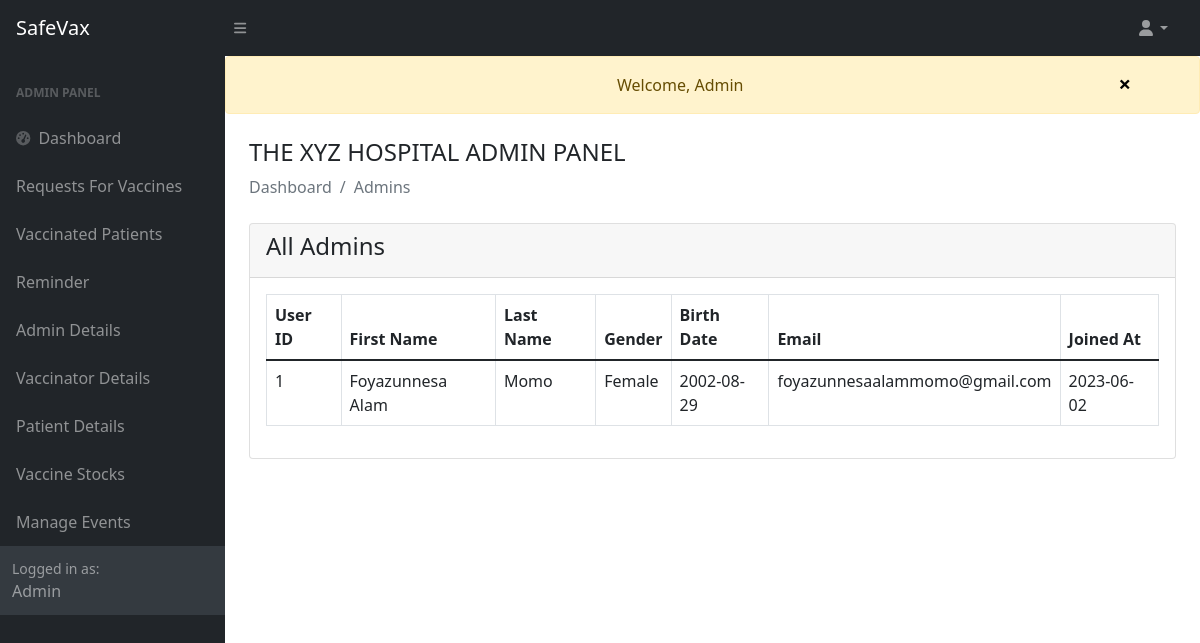
The page /admin/view-admin.php (signed in) on the database its author committed.
### tables this page shows
CREATE TABLE `user` (
  `u_id` int(191) NOT NULL,
  `u_firstname` varchar(191) NOT NULL,
  `u_lastname` varchar(191) NOT NULL,
  `u_ffirstname` varchar(191) NOT NULL,
  `u_flastname` varchar(191) NOT NULL,
  `u_fnid` varchar(191) NOT NULL,
  `u_email` varchar(191) NOT NULL,
  `u_dob` date NOT NULL,
  `u_gender` varchar(10) NOT NULL,
  `u_division` varchar(191) NOT NULL,
  `u_password` varchar(191) NOT NULL,
  `u_role` tinyint(5) NOT NULL DEFAULT 0,
  `dateofcreation` date NOT NULL DEFAULT current_timestamp()
);

### admin/view-admin.php (the view)
<?php
include('authentication.php');
include('includes/header.php');
include('../message.php');
?>
<div class="container-fluid px-4">
    <h4 class="mt-4">THE XYZ HOSPITAL ADMIN PANEL</h4>
        <ol class="breadcrumb mb-4">
            <li class="breadcrumb-item active">Dashboard</li>
            <li class="breadcrumb-item active">Admins</li>
        </ol>
    <div class="row">
      <div class = "col-md-12">
        <div class="card">
            <div class="card-header">
              <h4>All Admins</h4>
            </div>
            <div class="card-body">
             <table class="table table-bordered" id="dataTable" width="100%" cellspacing="0">
               <thead>
                <tr>
                    <th>User ID</th>
                    <th>First Name</th>
                    <th>Last Name</th>
                    <th>Gender</th>
                    <th>Birth Date</th>
                    <th>Email</th>
                    <th>Joined At</th>
                </tr>
               </thead>
               <tbody>
                <?php
                $query = "SELECT * FROM user where u_role = 1 ";
                $query_run = mysqli_query($con, $query);
                if(mysqli_num_rows($query_run)>0)
                {
                foreach($query_run as $row)
                {
                ?>
                  <tr>
                    <td><?= $row['u_id']; ?></td>
                    <td><?= $row['u_firstname']; ?></td>
                    <td><?= $row['u_lastname']; ?></td>
                    <td><?= $row['u_gender']; ?></td>
                    <td><?= $row['u_dob']; ?></td>
                    <td><?= $row['u_email']; ?></td>
                    <td><?= $row['dateofcreation']; ?></td>
                  </tr>
                <?php
                }
              }
                else
                {
                  echo "No Record Found";
                }
                ?>
               </tbody>
             </table>
            </div>
        </div>
      </div>
    </div>
</div>
<?php
include('includes/scripts.php');
?>

### rows shown on the page
user: u_id "1", u_firstname "Foyazunnesa Alam", u_lastname "Momo", u_gender "Female", u_dob "2002-08-29", u_email "foyazunnesaalammomo@gmail.com", dateofcreation "2023-06-02"

### other values the page prints
$_SESSION['message'] "Welcome, Admin"
